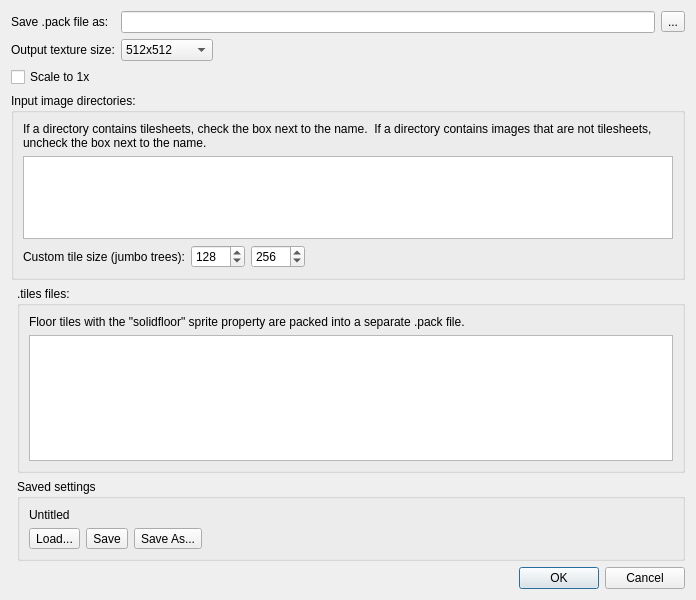
<?xml version="1.0" encoding="UTF-8"?>
<ui version="4.0">
 <class>CreatePackDialog</class>
 <widget class="QDialog" name="CreatePackDialog">
  <property name="geometry">
   <rect>
    <x>0</x>
    <y>0</y>
    <width>696</width>
    <height>600</height>
   </rect>
  </property>
  <property name="windowTitle">
   <string>Create .pack file</string>
  </property>
  <layout class="QGridLayout" name="gridLayout_2">
   <item row="0" column="0" colspan="2">
    <layout class="QFormLayout" name="formLayout">
     <property name="fieldGrowthPolicy">
      <enum>QFormLayout::FieldGrowthPolicy::ExpandingFieldsGrow</enum>
     </property>
     <item row="0" column="0">
      <widget class="QLabel" name="label">
       <property name="text">
        <string>Save .pack file as:</string>
       </property>
      </widget>
     </item>
     <item row="0" column="1">
      <layout class="QHBoxLayout" name="horizontalLayout">
       <item>
        <widget class="QLineEdit" name="packNameEdit"/>
       </item>
       <item>
        <widget class="QToolButton" name="packNameBrowse">
         <property name="text">
          <string>...</string>
         </property>
        </widget>
       </item>
      </layout>
     </item>
     <item row="1" column="0">
      <widget class="QLabel" name="label_2">
       <property name="text">
        <string>Output texture size:</string>
       </property>
      </widget>
     </item>
     <item row="1" column="1">
      <widget class="QComboBox" name="texSizeCombo">
       <item>
        <property name="text">
         <string>512x512</string>
        </property>
       </item>
       <item>
        <property name="text">
         <string>1024x1024</string>
        </property>
       </item>
       <item>
        <property name="text">
         <string>2048x2048</string>
        </property>
       </item>
       <item>
        <property name="text">
         <string>4096x4096</string>
        </property>
       </item>
       <item>
        <property name="text">
         <string>8192x8192</string>
        </property>
       </item>
      </widget>
     </item>
     <item row="2" column="0">
      <widget class="QCheckBox" name="scale50">
       <property name="text">
        <string>Scale to 1x</string>
       </property>
      </widget>
     </item>
    </layout>
   </item>
   <item row="4" column="1">
    <widget class="QDialogButtonBox" name="buttonBox">
     <property name="orientation">
      <enum>Qt::Orientation::Horizontal</enum>
     </property>
     <property name="standardButtons">
      <set>QDialogButtonBox::StandardButton::Cancel|QDialogButtonBox::StandardButton::Ok</set>
     </property>
    </widget>
   </item>
   <item row="3" column="1">
    <widget class="QGroupBox" name="groupBox_2">
     <property name="title">
      <string>Saved settings</string>
     </property>
     <layout class="QVBoxLayout" name="verticalLayout">
      <item>
       <widget class="QLabel" name="settingsName">
        <property name="text">
         <string>Untitled</string>
        </property>
       </widget>
      </item>
      <item>
       <layout class="QHBoxLayout" name="horizontalLayout_2">
        <item>
         <widget class="QToolButton" name="btnLoad">
          <property name="text">
           <string>Load...</string>
          </property>
         </widget>
        </item>
        <item>
         <widget class="QToolButton" name="btnSave">
          <property name="text">
           <string>Save</string>
          </property>
         </widget>
        </item>
        <item>
         <widget class="QToolButton" name="btnSaveAs">
          <property name="text">
           <string>Save As...</string>
          </property>
         </widget>
        </item>
        <item>
         <spacer name="horizontalSpacer">
          <property name="orientation">
           <enum>Qt::Orientation::Horizontal</enum>
          </property>
          <property name="sizeHint" stdset="0">
           <size>
            <width>40</width>
            <height>20</height>
           </size>
          </property>
         </spacer>
        </item>
       </layout>
      </item>
     </layout>
    </widget>
   </item>
   <item row="1" column="0" colspan="2">
    <widget class="QGroupBox" name="groupBox">
     <property name="title">
      <string>Input image directories:</string>
     </property>
     <layout class="QGridLayout" name="gridLayout">
      <item row="0" column="0">
       <widget class="QLabel" name="label_3">
        <property name="text">
         <string>If a directory contains tilesheets, check the box next to the name.  If a directory contains images that are not tilesheets, uncheck the box next to the name.</string>
        </property>
        <property name="wordWrap">
         <bool>true</bool>
        </property>
       </widget>
      </item>
      <item row="4" column="0">
       <layout class="QHBoxLayout" name="horizontalLayout_3">
        <item>
         <widget class="QLabel" name="label_4">
          <property name="text">
           <string>Custom tile size (jumbo trees):</string>
          </property>
         </widget>
        </item>
        <item>
         <widget class="QSpinBox" name="jumboX">
          <property name="maximum">
           <number>4096</number>
          </property>
          <property name="value">
           <number>128</number>
          </property>
         </widget>
        </item>
        <item>
         <widget class="QSpinBox" name="jumboY">
          <property name="maximum">
           <number>4096</number>
          </property>
          <property name="value">
           <number>256</number>
          </property>
         </widget>
        </item>
        <item>
         <spacer name="horizontalSpacer_2">
          <property name="orientation">
           <enum>Qt::Orientation::Horizontal</enum>
          </property>
          <property name="sizeHint" stdset="0">
           <size>
            <width>40</width>
            <height>20</height>
           </size>
          </property>
         </spacer>
        </item>
       </layout>
      </item>
      <item row="6" column="0">
       <layout class="QHBoxLayout" name="directoryToolbarLayout"/>
      </item>
      <item row="1" column="0">
       <widget class="QListWidget" name="dirList"/>
      </item>
     </layout>
    </widget>
   </item>
   <item row="2" column="1">
    <widget class="QGroupBox" name="groupBox_3">
     <property name="title">
      <string>.tiles files:</string>
     </property>
     <layout class="QVBoxLayout" name="verticalLayout_2">
      <item>
       <widget class="QLabel" name="label_5">
        <property name="text">
         <string>Floor tiles with the &quot;solidfloor&quot; sprite property are packed into a separate .pack file.</string>
        </property>
        <property name="wordWrap">
         <bool>true</bool>
        </property>
       </widget>
      </item>
      <item>
       <widget class="QListWidget" name="tileDefList"/>
      </item>
      <item>
       <layout class="QHBoxLayout" name="tileDefToolbarLayout"/>
      </item>
     </layout>
    </widget>
   </item>
  </layout>
  <action name="actionAddDirectory">
   <property name="icon">
    <iconset resource="tiled.qrc">
     <normaloff>:/images/22x22/add.png</normaloff>:/images/22x22/add.png</iconset>
   </property>
   <property name="text">
    <string>Add directory</string>
   </property>
   <property name="toolTip">
    <string>Add directory</string>
   </property>
  </action>
  <action name="actionRemoveDirectory">
   <property name="icon">
    <iconset resource="tiled.qrc">
     <normaloff>:/images/22x22/remove.png</normaloff>:/images/22x22/remove.png</iconset>
   </property>
   <property name="text">
    <string>Remove selected directory</string>
   </property>
   <property name="toolTip">
    <string>Remove selected directory</string>
   </property>
  </action>
  <action name="actionAddTileDef">
   <property name="icon">
    <iconset resource="tiled.qrc">
     <normaloff>:/images/22x22/add.png</normaloff>:/images/22x22/add.png</iconset>
   </property>
   <property name="text">
    <string>Add .tiles file</string>
   </property>
   <property name="toolTip">
    <string>Add .tiles file</string>
   </property>
  </action>
  <action name="actionRemoveTileDef">
   <property name="icon">
    <iconset resource="tiled.qrc">
     <normaloff>:/images/22x22/remove.png</normaloff>:/images/22x22/remove.png</iconset>
   </property>
   <property name="text">
    <string>Remove selected .tiles file</string>
   </property>
   <property name="toolTip">
    <string>Remove selected .tiles file</string>
   </property>
  </action>
 </widget>
 <resources>
  <include location="tiled.qrc"/>
 </resources>
 <connections>
  <connection>
   <sender>buttonBox</sender>
   <signal>accepted()</signal>
   <receiver>CreatePackDialog</receiver>
   <slot>accept()</slot>
   <hints>
    <hint type="sourcelabel">
     <x>248</x>
     <y>254</y>
    </hint>
    <hint type="destinationlabel">
     <x>157</x>
     <y>274</y>
    </hint>
   </hints>
  </connection>
  <connection>
   <sender>buttonBox</sender>
   <signal>rejected()</signal>
   <receiver>CreatePackDialog</receiver>
   <slot>reject()</slot>
   <hints>
    <hint type="sourcelabel">
     <x>316</x>
     <y>260</y>
    </hint>
    <hint type="destinationlabel">
     <x>286</x>
     <y>274</y>
    </hint>
   </hints>
  </connection>
 </connections>
</ui>
